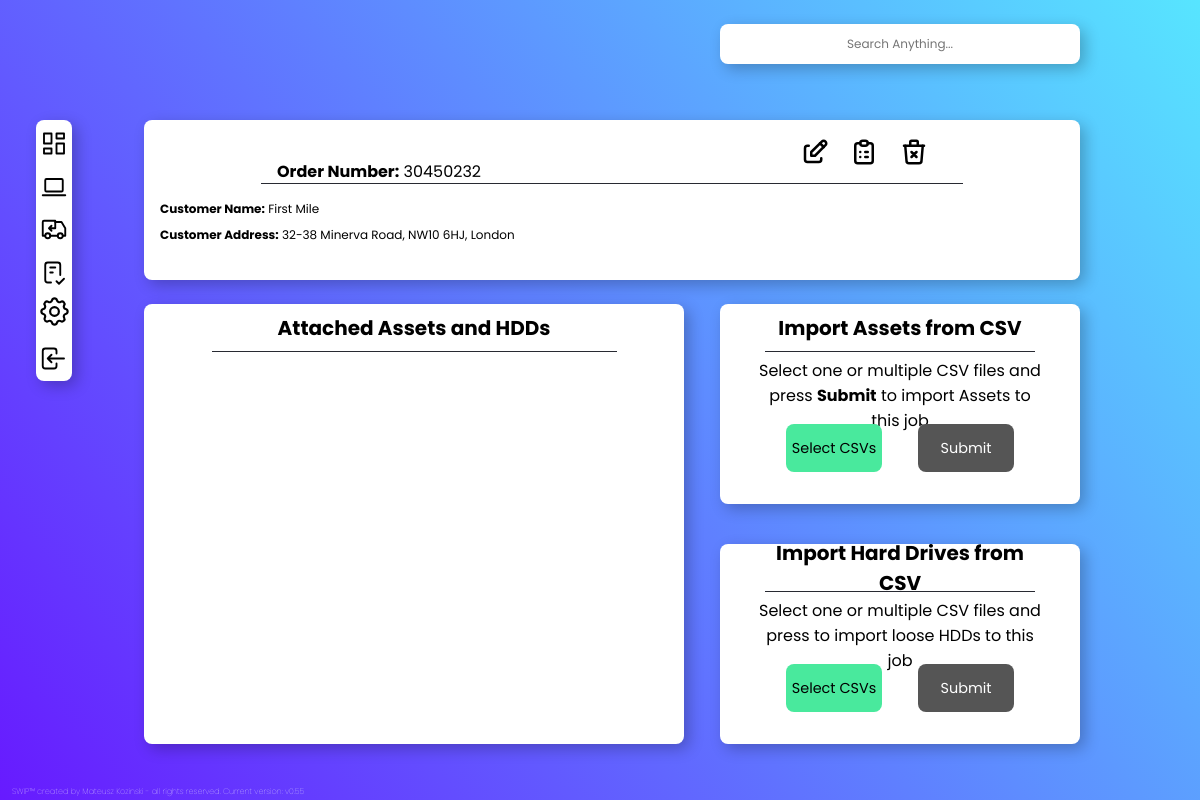
/order/1/, run on an earlier commit of the app's database.
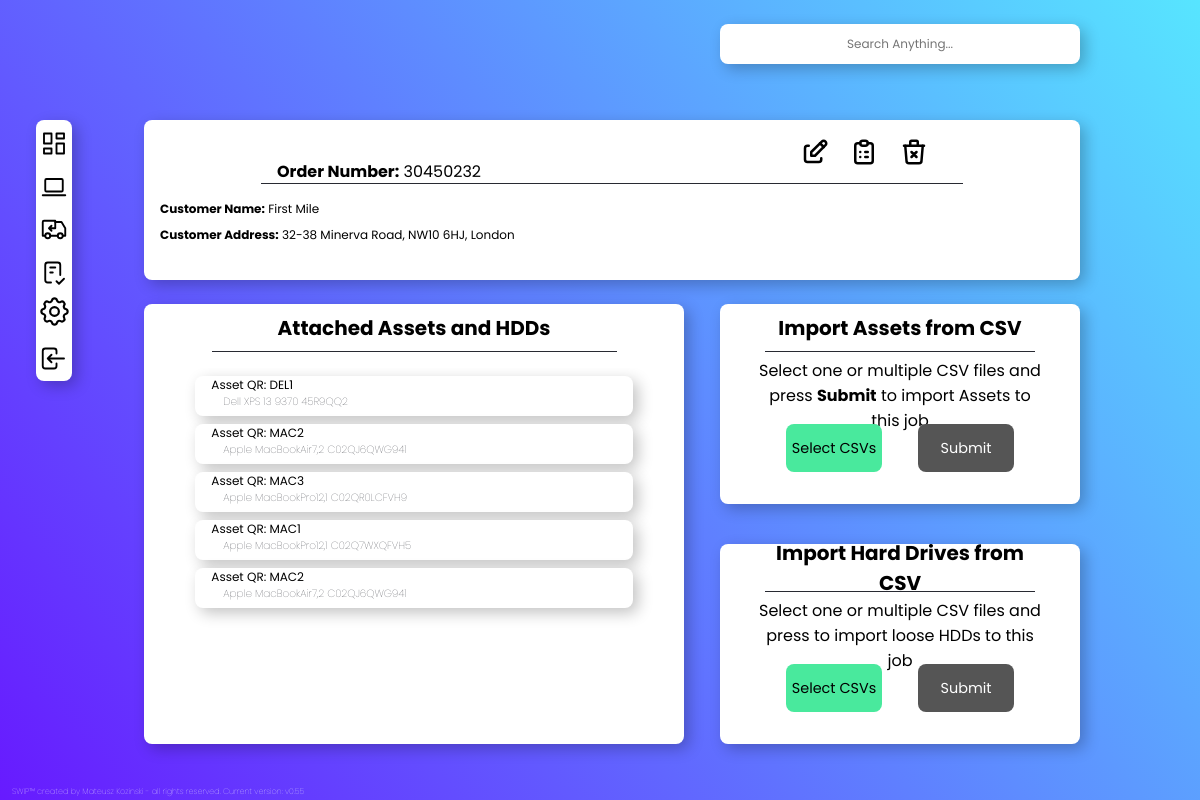
And on a later commit of the database.
### SWIPapp/models.py (models this page shows, shortened)
class Order(models.Model):
    Order_Number = models.CharField(max_length=100)
    Customer = models.CharField(max_length=100, default='')
    Customer_Address = models.TextField(max_length=300, default='')
    Created = models.DateTimeField(auto_now_add=True) #this is currently broken - works on import but updating returns error if null=False for some reason
    Updated = models.DateTimeField(auto_now_add=True) #this is currently broken - works on import but updating returns error if null=False for some reason
    class Meta:
        ordering =['-Updated', '-Created']

class Asset(models.Model):
    Order_Number = models.ForeignKey(Order, on_delete=models.CASCADE, null=True, blank=True)
    Asset_QR = models.CharField(max_length=100, default='')
    Asset_QR_Img = models.ImageField (upload_to='SWIPapp\static\SWIPapp\images\qr_codes', blank=True, null=True)
    Type = models.CharField(max_length=100, default='', null=True, blank=True)
    Make = models.CharField(max_length=100, default='',null=True, blank=True)
    Model = models.CharField(max_length=100, default='',null=True, blank=True)
    Serial_Number = models.CharField(max_length=100, default='',null=True, blank=True)
    CPU = models.CharField(max_length=100, default='',null=True, blank=True)
    RAM = models.FloatField(null=True, blank=True)
    Storage = models.CharField(max_length=100, default='',null=True, blank=True)
    Storage_Serial_Number = models.CharField(max_length=100, default='',null=True, blank=True)
    Storage_Capacity = models.FloatField(null=True, blank=True)
    Storage_Type = models.CharField(max_length=100, default='',null=True, blank=True)
    GPU = models.CharField(max_length=100, default='',null=True, blank=True)
    Motherboard_Test = models.CharField(max_length=100, default='',null=True, blank=True)
    CPU_Test = models.CharField(max_length=100, default='',null=True, blank=True)
    RAM_Test = models.CharField(max_length=100, default='',null=True, blank=True)
    Wipe_Method = models.CharField(max_length=100, default='',null=True, blank=True)
    Wipe_Start_Time = models.CharField(max_length=100, default='',null=True, blank=True)
    Wipe_End_Time = models.CharField(max_length=100, default='',null=True, blank=True)
    Wipe_Result = models.CharField(max_length=100, default='',null=True, blank=True)
    Weight = models.FloatField(null=True, blank=True, default='0')
    Operating_System = models.CharField(max_length=100, default='Not Installed',null=True, blank=True)
    Screen_Size = models.CharField(max_length=10, default='N/A',null=True, blank=True)
    Screen_Resolution = models.CharField(max_length=10, default='N/A',null=True, blank=True)
    Ecommerce_Title = models.CharField(max_length=80, default='', null=True, blank=True)
    Ecommerce_Category = models.CharField(max_length=35, default='', null=True, blank=True)
    Ecommerce_Condition = models.CharField(max_length=20, default='', null=True, blank=True)
    Ecommerce_Condition_Description = models.CharField(max_length=1000, default='', null=True, blank=True)
    Ecommerce_Item_Description = models.CharField(max_length=1000, default='', null=True, blank=True)
    Ecommerce_Price = models.FloatField(null=True, blank=True, default='0')
    Ecommerce_SuitableFor = models.CharField(max_length=200, default='', null=True, blank=True)
    Ecommerce_FormFactor = models.CharField(max_length=35, default='', null=True, blank=True)
    Ecommerce_Features = models.CharField(max_length=200, default='', null=True, blank=True)
    Ecommerce_Connectivity = models.CharField(max_length=200, default='', null=True, blank=True)
    Created = models.DateTimeField(auto_now_add=True, null=True) #this is currently broken - works on import but updating returns error if null=False for some reason
    Updated = models.DateTimeField(auto_now_add=True, null= True) #this is currently broken - works on import but updating returns error if null=False for some reason

### SWIPapp/views.py (the view)
# urls.py: path('order/<int:id>/', views.orderindex, name='orderindex'),
def orderindex(request, id):
    order = Order.objects.get(id=id)
    asset = Asset.objects.filter(Order_Number_id=order)
    hdd = HDD.objects.filter(Order_Number_id=order)
    assetcount = Asset.objects.filter(Order_Number_id=order).count
    hddcount = HDD.objects.filter(Order_Number_id=order).count
    context = {'order':order,
                'asset':asset,
                'hdd':hdd,
                'assetcount':assetcount,
                'hddcount':hddcount,
                }
    return render(request, 'SWIPapp/orderindex.html', context)

### SWIPapp/templates/SWIPapp/orderindex.html (shortened to what this page needs)
{% extends "SWIPapp/navbar.html" %}
{% load static %}
{%block content%}
<div class="orderinfo">
    <div class='listtitle2'>
        <p class="topinfo"><b>Order Number:</b> {{order.Order_Number}}</p>
      <div class="buttonlabels3">
        <div class="assetbutton" id='delicon'>  <a class="assset-link" href='/deleteorder/{{order.id}}'></a></div>
         <div class="assetbutton" id='editicon'>  <a class="assset-link" href='/updateorder/{{order.id}}'></a></div>
        <div class="assetbutton" id='repicon'>  <a class="assset-link" href='/orderreport/{{order.id}}'></a></div>
      </div>
    </div>
<div class='orderdetails'>
<p class="maininfo"> <b>Customer Name:</b> {{order.Customer}} </p>
<p class="maininfo"> <b>Customer Address:</b> {{order.Customer_Address}} </p>
</div>
<div class="attachedassets">
    <div class='listtitle'>
        <h4> Attached Assets and HDDs </h4>
    </div>
    <div class='listcontainer'>
        {%for i in asset %}
        <a href='/asset/{{i.id}}'>
            <div class="listitem">
                <p class="maininfo"> Asset QR: {{i.Asset_QR}}</p>
                <p class="moreinfo">{{i.Make}} {{i.Model}} {{i.Serial_Number}} </p>
            </div>
        </a>
        {% endfor %}
</div>
<div class="attachtoorder">
    <div class='listtitle'>
        <h4> Import Assets from CSV</h4>
    </div>
    <p class="explanation"> Select one or multiple CSV files and press <b>Submit</b> to import Assets to this job </p>
    <div class='importasset2'>
        <form method="POST" action-"/" enctype="multipart/form-data">
            <div class="buttons">
            <label class="uploadlabel" for="files">Select CSVs</label>
            <button type="submit" class = "submitbtn2", name="save">Submit</button>
            </div>
        </form>
    </div>
</div>
<div class="attachhddtoorder">
    <div class='listtitle'>
        <h4> Import Hard Drives from CSV</h4>
    </div>
    <p class="explanation"> Select one or multiple CSV files and press to import loose HDDs to this job </p>
    <label class="uploadlabel" for="files">Select CSVs</label>
    <button type="submit" class = "submitbtn2", name="save">Submit</button>
</div>
{% endblock %}

### SWIPapp/templates/SWIPapp/navbar.html (shortened to what this page needs)
{% load static %}
<!doctype html>
<html>
<head>
    <link rel="stylesheet" href={% static "main3.css" %}>
</head>
<body>
  <div class="search">
    <form id="search-form" autocomplete="off">
      <input type "text" id="search-input" class="searchbar" placeholder="Search Anything...">
    </form>
<div class="footer"><p class="footertext">SWIP™ created by Mateusz Kozinski - all rights reserved. Current version: v0.55</p></div>
<div class="sidebar">
  <ul class="navbar-nav">
    <a aria-current="page" href='{%url 'home'%}'>
      <li class="nav-item" id="dashicon">
    </li></a>
    <a href='{%url 'assets'%}'>
      <li class="nav-item" id="assetsicon">
        </li></a>
    <a href='{%url 'orders'%}'>
      <li class="nav-item" id="ordersicon">
       </li></a>
    <a class="nav-link" href='{%url 'lists'%}'>
      <li class="nav-item" id="listsicon">
       </li></a>
    <li class="nav-item" id="settingsicon" >
      <a href="#"></li></a>
    <a href="#">
      <li class="nav-item" id="logouticon">
       </li></a>
  </ul>
</div>
<div class="sidebardescriptions">
  <ul class="navbar-nav">
  </ul>
</div>
{%block content%}{% endblock %}
</body>
</html>

What changed in the data, as far as the page shows it:
added Asset: Asset_QR "DEL1", Make "Dell", Model "XPS 13 9370", Serial_Number "45R9QQ2"
added Asset: Asset_QR "MAC2", Make "Apple", Model "MacBookAir7,2", Serial_Number "C02QJ6QWG941"
added Asset: Asset_QR "MAC3", Make "Apple", Model "MacBookPro12,1", Serial_Number "C02QR0LCFVH9"
added Asset: Asset_QR "MAC1", Make "Apple", Model "MacBookPro12,1", Serial_Number "C02Q7WXQFVH5"
added Asset: Asset_QR "MAC2", Make "Apple", Model "MacBookAir7,2", Serial_Number "C02QJ6QWG941"
